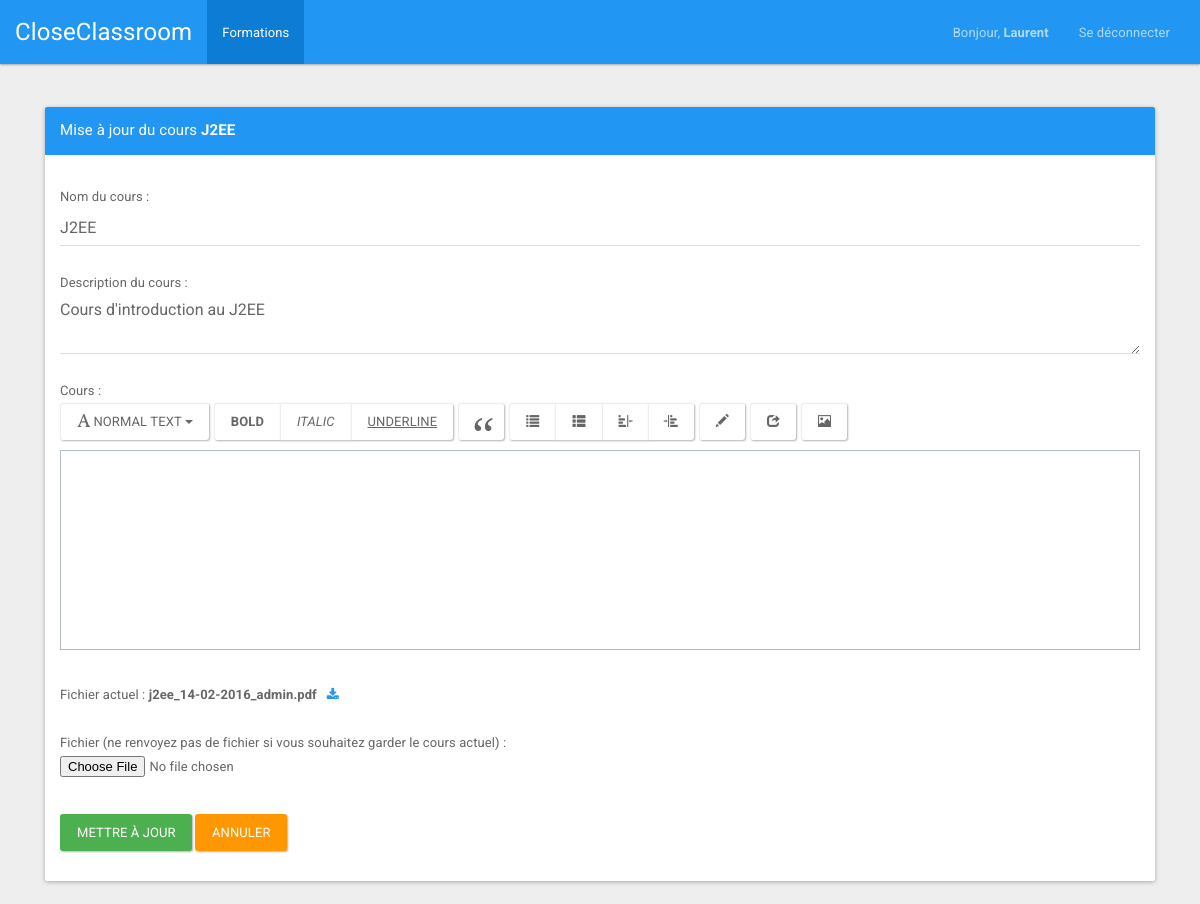
Page /index.php?page=updatePractice&idPractice=3 (signed in) on the committed database.
### tables this page shows
CREATE TABLE IF NOT EXISTS `users` (
  `id` int(11) NOT NULL AUTO_INCREMENT,
  `type` varchar(32) NOT NULL,
  `login` varchar(32) NOT NULL,
  `password` varchar(32) NOT NULL,
  `email` varchar(32) NOT NULL,
  `name` varchar(32) NOT NULL,
  `first_name` varchar(32) NOT NULL,
  PRIMARY KEY (`id`),
  UNIQUE KEY `login` (`login`),
  UNIQUE KEY `email` (`email`)
);

CREATE TABLE IF NOT EXISTS `practices` (
  `id` int(11) NOT NULL AUTO_INCREMENT,
  `name` varchar(256) NOT NULL,
  `path` varchar(256) NOT NULL,
  `user` int(11) NOT NULL,
  `description` text NOT NULL,
  `date` varchar(12) NOT NULL,
  `file` varchar(256) NOT NULL,
  `id_module` int(11) NOT NULL,
  `editor` text NOT NULL,
  PRIMARY KEY (`id`),
  KEY `user` (`user`),
  KEY `module` (`id_module`)
);

### bddManager/UserDAO.php (called while the page is built, shortened)
<?php
class UserDAO
{
    public function getInfoUser($idUser)
    {
        try {
            $resultat = mysqli_query($_SESSION['bdd'], "SELECT id, login, email, password, type, name, first_name FROM users WHERE `id`= '" . $idUser . "'");
            if (mysqli_num_rows($resultat) != '0') {
                $tab[0] = mysqli_fetch_assoc($resultat);
                return $tab[0];
            } else {
                return;
            }
        }
        catch (Exception $e) {
            $_SESSION['error'] = 'Erreur requete BDD';
            $_SESSION['display_msg_error'] = true;
        }
    }
}

### bddManager/PracticeDAO.php (called while the page is built, shortened)
<?php
class PracticeDAO
{
    public function getNameAndDescriptionPractice($idPractice)
    {
        try {
            $resultat = mysqli_query($_SESSION['bdd'], "SELECT name, description, editor FROM practices WHERE `id`= '" . $idPractice . "'");
            if (mysqli_num_rows($resultat) != '0') {
                $tab[0] = mysqli_fetch_assoc($resultat);
                return $tab[0];
            } else {
                return;
            }
        }
        catch (Exception $e) {
            $_SESSION['error'] = 'Erreur requete BDD';
            $_SESSION['display_msg_error'] = true;
        }
    }
    public function getFile($idPractice)
    {
        try {
            $resultat = mysqli_query($_SESSION['bdd'], "SELECT file, path FROM practices WHERE `id`= '" . $idPractice . "'");
            if (mysqli_num_rows($resultat) != '0') {
                $tab[0] = mysqli_fetch_assoc($resultat);
            }
            return $tab[0];
        }
        catch (Exception $e) {
            $_SESSION['error'] = 'Erreur requete BDD';
            $_SESSION['display_msg_error'] = true;
        }
    }
}

### views/FormPracticeView.class.php (the view, shortened to what this page needs)
<?php
class FormPracticeView
{
		public function getViewUpdate($idPractice, $name, $description, $file, $path, $editor)
		{
			return '
			<div class="container">
				<div style="margin-top:20px;" class="col-md-12">
					<div class="panel panel-primary" >
						<div class="panel-heading">
							<div class="panel-title">Mise à jour du cours <b>'.utf8_encode($name).'</b></div>
						</div>
						<div style="padding-top:30px" class="panel-body" >
							<form method="post" class="form-horizontal" role="form" action="index.php?page=updatePractice&idPractice='.$idPractice.'" enctype="multipart/form-data">
								<div style="margin-bottom: 25px">
									Nom du cours :<br> <input type="text" class="form-control" name="namePractice" value="'.utf8_encode($name).'" required>
								</div>
								<div style="margin-bottom: 25px">
									Description du cours :<br> <textarea class="form-control" name="descriptionPractice" cols="0" rows="0" required>'.utf8_encode($description).'</textarea>
								</div>
								<div style="margin-bottom: 25px">
									Cours :<br> <textarea class="htmlPractice" class="form-control" name="htmlPractice" style="width: 100%; height: 200px; border: #b4bcc2 1px solid;">'.utf8_encode($editor).'</textarea>
								</div>
								<div style="margin-bottom: 25px">
									Fichier actuel : <b>'.$file.'</b><a style="margin-left: 10px;" class="text-primary" download target="_blank" href="/'.$path.'"><i class="fa fa-download"></i></a><br /><br />
									Fichier (ne renvoyez pas de fichier si vous souhaitez garder le cours actuel) : <input type="file" name="fichierUp" size="50">
								</div>
								<div style="margin-top:10px" class="form-group">
									<div class="col-sm-12 controls">
										<input onclick="$(\'#hidden-editor\').html($(\'.htmlPractice\').val());" style="margin-top: 10px;" style="margin-top: 10px;" type="submit" name="envoyer" class="btn btn-success" value="Mettre à jour">
										<a style="margin-top: 10px;" class="btn btn-warning" href="javascript:history.go(-1)">Annuler</a>
									</div>
								</div>
							</form>
						</div>
					</div>
				</div>
			</div>
			';
		}
	}

### views/NavBarView.class.php (shortened to what this page needs)
<?php
class navBarView
{
	public function getViewLogged($firstNameUser, $typeUser)
	{
		if ($typeUser == 'Admin') {
			$view = '<nav class="navbar navbar-inverse">
			<div class="container-fluid">
				<div class="navbar-header">
					<button type="button" class="navbar-toggle collapsed" data-toggle="collapse" data-target="#bs-example-navbar-collapse-2">
						<span class="sr-only">Toggle navigation</span>
						<span class="icon-bar"></span>
						<span class="icon-bar"></span>
						<span class="icon-bar"></span>
					</button>
					<a class="navbar-brand" href="index.php">CloseClassroom</a>
				</div>
				<div class="collapse navbar-collapse" id="bs-example-navbar-collapse-2">
					<ul class="nav navbar-nav">
						<li id="tabUser"><a href="index.php?page=user">Administration Utilisateurs</a></li>
						<li id="tabFormation"><a href="index.php?page=formation">Formations</a></li>
					</ul>
					<ul class="nav navbar-nav navbar-right">
						<li><a href="index.php" style="font-size: 13px;"> Bonjour, <strong>'.utf8_encode($firstNameUser).'</strong> </a>
							<li><a href="index.php?page=logout">Se déconnecter</a></li>
						</ul>
					</div>
				</div>
			</nav>';
		}
		else {
			$view = '<nav class="navbar navbar-inverse">
			<div class="container-fluid">
				<div class="navbar-header">
					<button type="button" class="navbar-toggle collapsed" data-toggle="collapse" data-target="#bs-example-navbar-collapse-2">
						<span class="sr-only">Toggle navigation</span>
						<span class="icon-bar"></span>
						<span class="icon-bar"></span>
						<span class="icon-bar"></span>
					</button>
					<a class="navbar-brand" href="index.php">CloseClassroom</a>
				</div>
				<div class="collapse navbar-collapse" id="bs-example-navbar-collapse-2">
					<ul class="nav navbar-nav">
						<li id="tabFormation"><a href="index.php?page=formation">Formations</a></li>
					</ul>
					<ul class="nav navbar-nav navbar-right">
						<li><a href="index.php" style="font-size: 13px;"> Bonjour, <strong>'.utf8_encode($firstNameUser).'</strong> </a>
							<li><a href="index.php?page=logout">Se déconnecter</a></li>
						</ul>
					</div>
				</div>
			</nav>';
		}
		return $view;
	}
}

### rows in the picture
users: first_name "Laurent"
practices: name "J2EE", namePractice "J2EE", descriptionPractice "Cours d'introduction au J2EE", file "j2ee_14-02-2016_admin.pdf"
